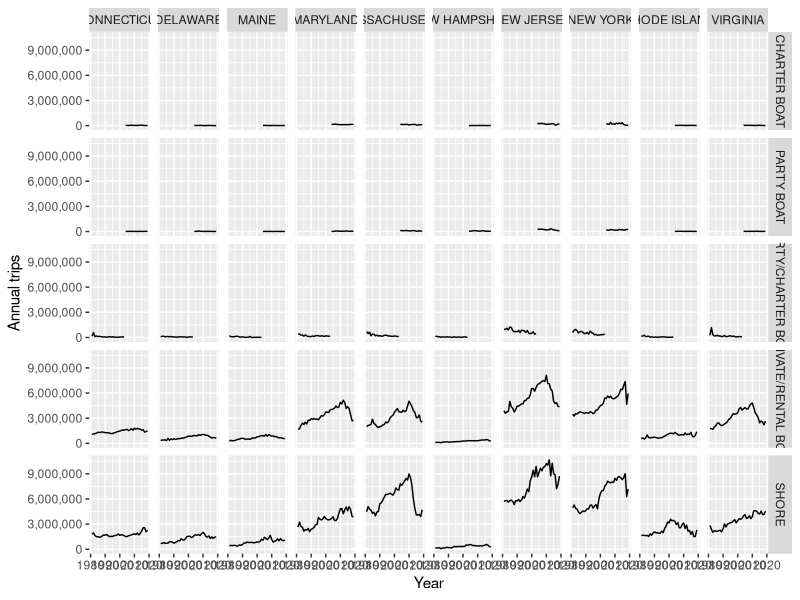
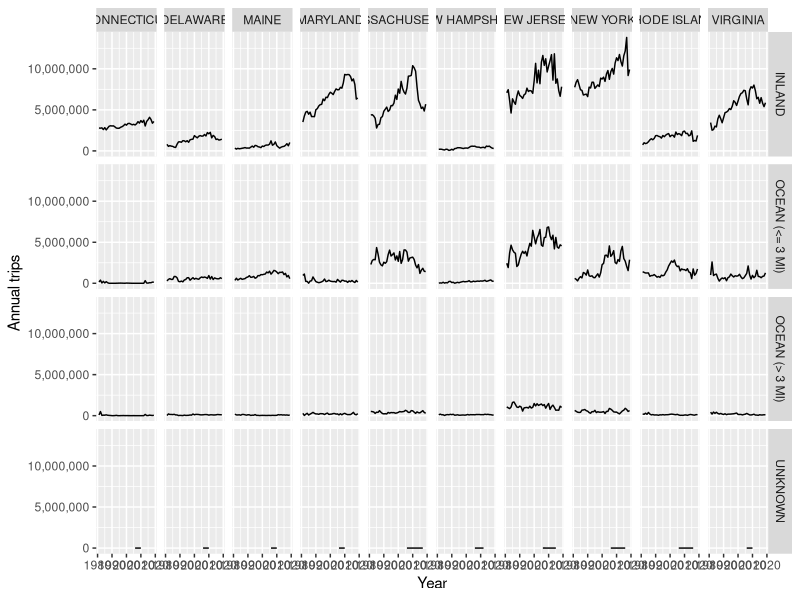
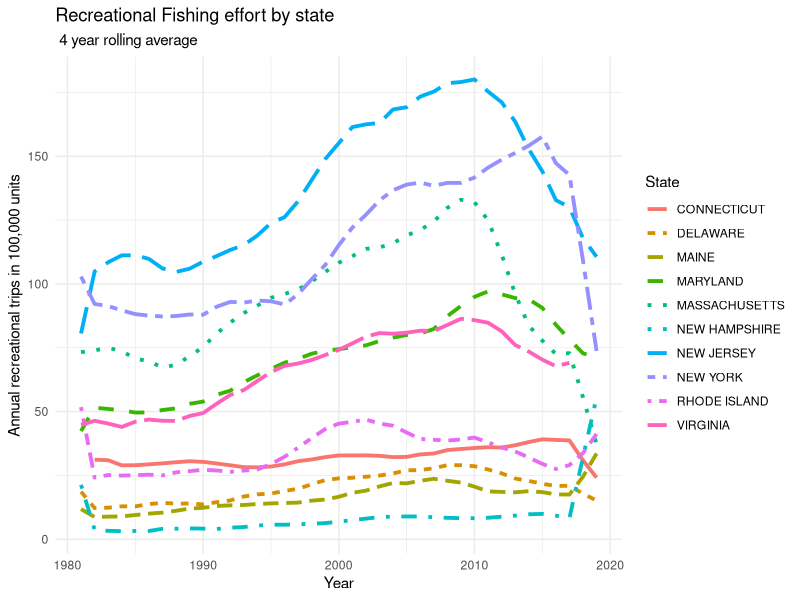
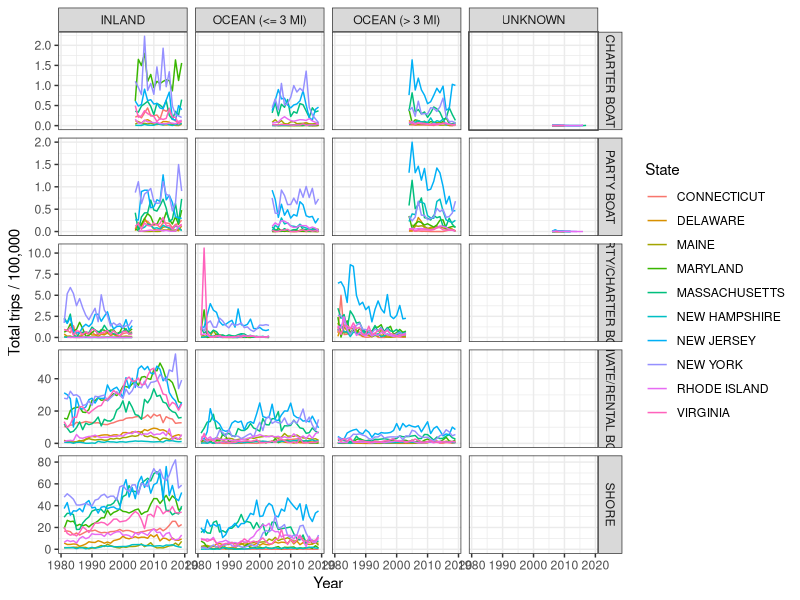

These figures' R source, in order:
## ---- chunk 1
knitr::opts_chunk$set(echo = TRUE)
## ---- chunk 2
library(tidyverse)
#Load the required dataset from local csv
rec_effort <- read.csv(
  here::here("Recreational","mrip_effort_1981_2020_rec_trips_MA_NE.csv"), 
  stringsAsFactors = T, 
  fileEncoding = 'UTF-8-BOM')
#levels(rec_effort$State)


## ---- chunk 3
by_state_mode <- rec_effort %>% 
  dplyr::group_by(State, Fishing.Mode, Year) %>% 
  dplyr::summarise (total_trips = sum(Angler.Trips))

ggplot(by_state_mode,
       aes(x = Year,
           y = total_trips))+
  geom_line()+
  facet_grid(cols = vars(State), rows = vars(Fishing.Mode))+
  scale_y_continuous(labels = scales::comma)+
  ylab("Annual trips")

## ---- chunk 4

by_location <- rec_effort %>% 
  dplyr::group_by(State, Year, Fishing.Area) %>% 
  dplyr::summarise(Total_effort = sum(Angler.Trips))

ggplot(by_location,
       aes(x = Year,
           y = Total_effort))+
  geom_line()+
  facet_grid(cols = vars(State), 
             rows = vars(Fishing.Area))+
  scale_y_continuous(labels = scales::comma)+
  ylab("Annual trips")

## ---- chunk 5
#group effort by state mode and year for first summary

by_state <- rec_effort %>% 
  dplyr::group_by(State, Year) %>%
  dplyr::summarise(total_trips= sum(Angler.Trips))

by_state %>% 
  ggplot2::ggplot(aes(x=Year, 
                      y=(zoo::rollmean(total_trips/100000,4, na.pad=TRUE))))+
  ggplot2::geom_line(aes(color = State, 
                         linetype = State), 
                     size=1.3)+
  ggtitle("Recreational Fishing effort by state ", 
          subtitle = " 4 year rolling average")+
  xlab("Year")+
  ylab("Annual recreational trips in 100,000 units")+
  theme_minimal()

## ---- chunk 6
all <- rec_effort %>% 
  dplyr::group_by(State, Fishing.Mode, Fishing.Area, Year) %>% 
  dplyr::summarise (total_trips = sum(Angler.Trips))

ggplot(all, 
       aes(x = Year,
           y = total_trips/10^5,
           color = State))+
  geom_line()+
  facet_grid(rows = vars(Fishing.Mode),
             cols = vars(Fishing.Area),
             scales = "free_y")+
  theme_bw()+
  ylab("Total trips / 100,000")


